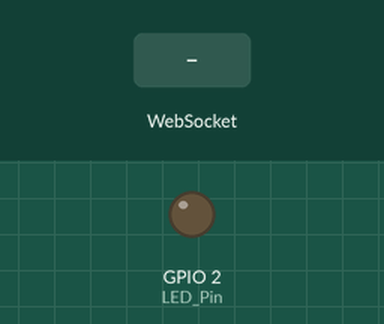
Simulated run of this sketch. Board: ESP32. Shown: output pins drawn as LEDs (lit = HIGH). The test bench sets the inputs (shaded band). WiFi joins after 1.5 s; servers stay silent unless stated; what the sketch prints to the serial monitor is not drawn.

Above: at 2.7 s.
2.8 s: WebSocket text "LED ON" received
At 3.3 s:
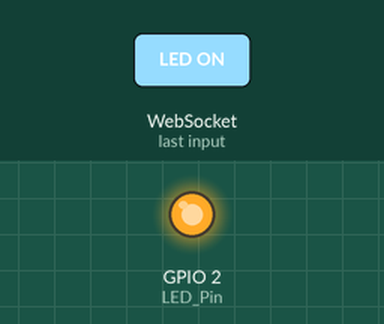
4.3 s: WebSocket text "1" received
At 5.6 s:
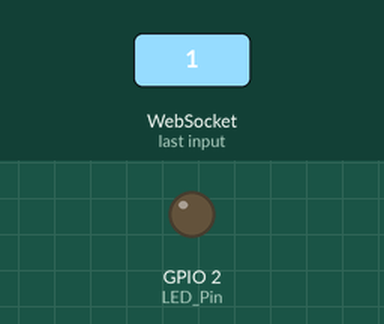
Timing chart, 0 to 7.3 s (numbered marks = the images above; inputs shaded):
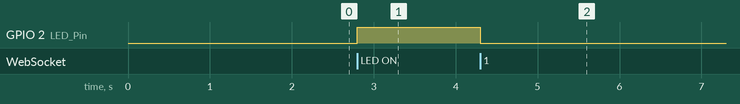

Measured:
- after the input at 2.8 s, GPIO 2 (LED_Pin): LOW → HIGH at once
- after the input at 4.3 s, GPIO 2 (LED_Pin): HIGH → LOW at once

The sketch:

WebSocket_STA_Switch.ino
```cpp
#include "index.h"
#include <WiFi.h>
#include <ESPAsyncWebServer.h>
#include <WebSocketsServer.h>

const uint8_t LED_Pin = 2;

const char* ssid = "HIPAA";
const char* password = "123456789";

boolean LED_Status;

AsyncWebServer server(80);
WebSocketsServer websocket(81);

IPAddress local_IP(192, 168, 137, 77);
IPAddress gateway(10, 32, 0, 1);
IPAddress subnet(255, 255, 255, 0);
IPAddress primaryDNS(8, 8, 8, 8);
IPAddress secondaryDNS(8, 8, 4, 4);

void setup() {
  Serial.begin(115200);
  pinMode(LED_Pin, OUTPUT);
  digitalWrite(LED_Pin, LOW);
  WiFi_Init();
}

void loop() {
  websocket.loop();
}

void WiFi_Init() {
  if (!WiFi.config(local_IP, gateway, subnet, primaryDNS, secondaryDNS))
    Serial.println("STA Failed to configure.");
  else Serial.println("STA Succeeded to config.");
  WiFi.begin(ssid, password);
  Serial.print("Connecting to WiFi");
  while (WiFi.status() != WL_CONNECTED) {
    delay(500);
    Serial.print('.');
  }
  Serial.println();
  Serial.println(WiFi.localIP());

  server.on("/", [](AsyncWebServerRequest * request) {
    request->send_P(200, "text/html", index_html);
  });
  server.onNotFound(notFound);
  server.begin();
  websocket.begin();
  websocket.onEvent(webSocketEvent);

}

void notFound(AsyncWebServerRequest *request) {
  request->send(404, "text/plain", "Page Not found");
}

void webSocketEvent(uint8_t num, WStype_t type, uint8_t * payload, size_t length) {
  switch (type)
  {
    case WStype_DISCONNECTED: Serial.printf("[%u] Disconnected!\n", num); break;
    case WStype_CONNECTED: {
        IPAddress ip = websocket.remoteIP(num);
        Serial.printf("[%u] Connected from %d.%d.%d.%d url: %s\n", num, ip[0], ip[1], ip[2], ip[3], payload);
        if (LED_Status)websocket.sendTXT(num, "LED ON");
        else websocket.sendTXT(num, "LED OFF");
      }
      break;
    case WStype_TEXT: {
        Serial.printf("[%u] get Text: %s\n", num, payload);
        String message = String((char*)( payload));
        if (message == "LED ON") {
          digitalWrite(LED_Pin, HIGH);
          LED_Status = true;
        }
        else {
          digitalWrite(LED_Pin, LOW);
          LED_Status = false;
        }
        websocket.broadcastTXT(message);
      }
      break;
  }
}
```

index.h
```cpp
const char index_html[] PROGMEM = R"rawliteral(
<!DOCTYPE html>
<html lang="en">
  <head>
    <meta charset="UTF-8" />
    <meta http-equiv="X-UA-Compatible" content="IE=edge" />
    <meta name="viewport" content="width=device-width, initial-scale=1.0" />
    <title>ESP32 Web Server</title>
    <style>
      .switch {
        position: relative;
        display: inline-block;
        width: 10rem;
        height: 5rem;
      }
      .switch input {
        display: none;
      }
      .slider {
        position: absolute;
        top: 0;
        left: 0;
        right: 0;
        bottom: 0;
        background-color: #ccc;
        border-radius: 3rem;
      }
      .slider:before {
        position: absolute;
        content: "";
        height: 4rem;
        width: 5rem;
        left: 0.5rem;
        bottom: 0.5rem;
        background-color: white;
        -webkit-transition: 0.4s;
        transition: 0.4s;
        border-radius: 3rem;
      }
      input:checked + .slider {
        background-color: #2196f3;
      }
      input:checked + .slider:before {
        -webkit-transform: translateX(4rem);
        -ms-transform: translateX(4rem);
        transform: translateX(4rem);
      }
      h1 {
        margin: 2rem;
        font-size: 3rem;
      }
      p {
        font-size: 2rem;
      }
    </style>
  </head>
  <body align="center">
    <h1>ESP32 Web Server</h1>
    <p id="LED">LED OFF</p>
    <label class="switch">
      <input onchange="Send_Data(this)" type="checkbox" id="output" />
      <span class="slider round"></span>
    </label>
    <script>
      var websocket = new WebSocket("ws://" + location.hostname + ":81/");
      websocket.onopen = function (event) {
        onOpen(event);
      };
      websocket.onclose = function (event) {
        onClose(event);
      };
      websocket.onmessage = function (event) {
        onMessage(event);
      };
      websocket.onerror = function (event) {
        onError(event);
      };
      function Send_Data(element) {
        var command;
        if (element.checked) command = "LED ON";
        else command = "LED OFF";
        websocket.send(command);
      }
      function onOpen(event) {
        console.log("Server Connected!");
        alert("Server Connected!");
      }
      function onClose(event) {
        console.log("Server Disconnected!");
        alert("Server Disconnected!");
      }
      function onMessage(event) {
        var message;
        var Switch_Status;
        if (event.data == "LED ON") {
          message = "LED ON";
          Switch_Status = true;
        } else {
          message = "LED OFF";
          Switch_Status = false;
        }
        console.log(message);
        document.getElementById("LED").innerHTML = message;
        document.getElementById("output").checked = Switch_Status;
      }
      function onError(event) {
        console.log("Error:" + event.data);
        alert("Error Occured!");
      }
    </script>
  </body>
</html>
)rawliteral";
```
